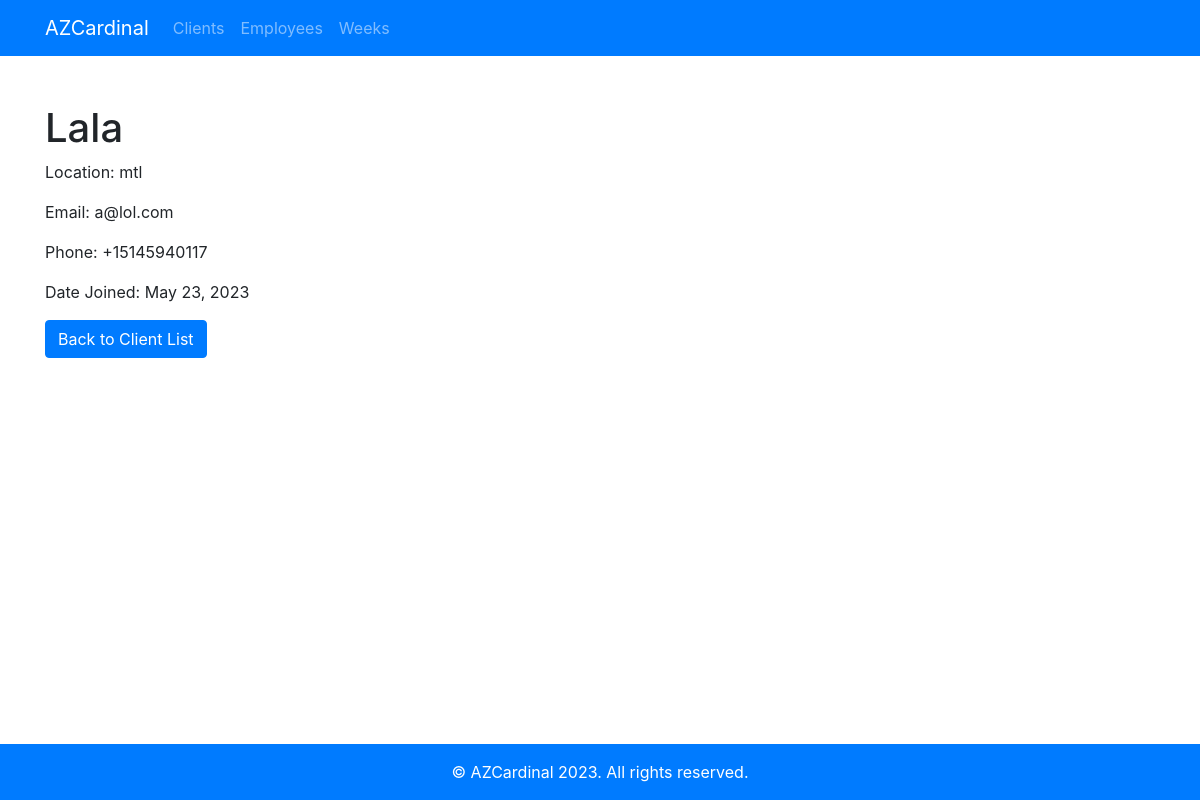
The app's page /clients/view/1/ with its own data.
### clients/models.py (models this page shows, shortened)
class Client(models.Model):
    name = models.CharField(max_length=100)
    phonenumber = PhoneNumberField(blank=True)
    location = models.CharField(max_length=255)
    email = models.EmailField(max_length = 254)
    date_joined = models.DateTimeField(auto_now_add=True)

### clients/views.py (the view)
# urls.py: path('view/<int:pk>/', views.client_view, name='client_view'),
def client_view(request, pk):
    client = get_object_or_404(Client, pk=pk)
    return render(request, 'clients/client_detail.html', {'client': client})

### clients/templates/clients/client_detail.html (shortened to what this page needs)
{% extends 'clients/base.html' %}
{% block content %}
    <h1>{{ client.name }}</h1>
    <p>Location: {{ client.location }}</p>
    <p>Email: {{ client.email }}</p>
    <p>Phone: {{ client.phonenumber }}</p>
    <p>Date Joined: {{ client.date_joined|date:"F j, Y" }}</p>
    <a href="{% url 'clients:client_list' %}" class="btn btn-primary">Back to Client List</a>
{% endblock %}

### clients/templates/clients/base.html (style rules this page uses)
body { display: flex; flex-direction: column; min-height: 100vh; }

### records on screen
Client: name "Lala", location "mtl", email "a@lol.com", phonenumber "+15145940117", date_joined "May 23, 2023"
